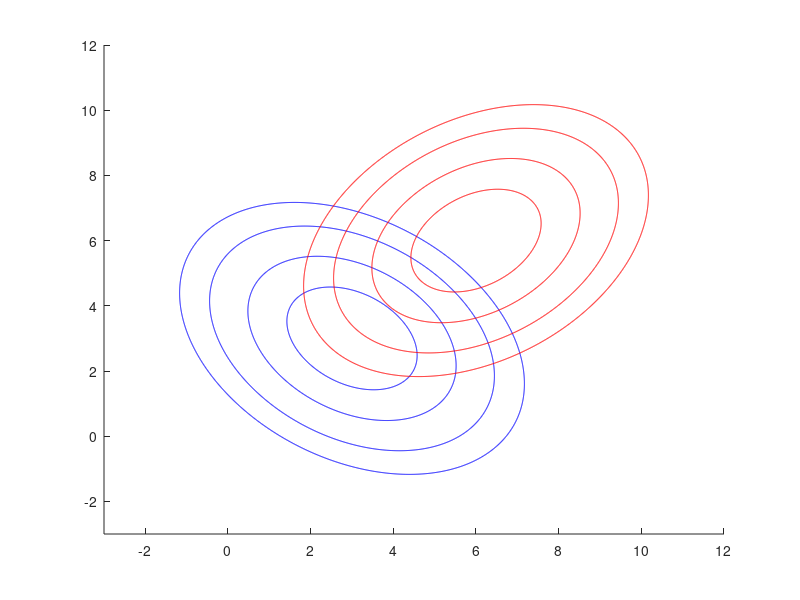

This figure's MATLAB source: (Note: this script raises an error after producing the figure.)
% Pattern Recognition 2022
% Exercise 1.4 | Bayes Classification
%

clc;
clear all;
close all;

DT = 0.01;

m1 = [3 3];
m2 = [6 6];

S1 = [1.2 -0.4; -0.4 1.2];
S2 = [1.2 0.4; 0.4 1.2];


% Contouring the two classes
x1 = [-3:DT:12];
x2 = [-3:DT:12];
[X1,X2] = meshgrid(x1,x2);

Y1 = mvnpdf([X1(:) X2(:)], m1, S1);
Y1R = reshape(Y1,length(x2),length(x1));

Y2 = mvnpdf([X1(:) X2(:)], m2, S2);
Y2R = reshape(Y2,length(x2),length(x1));

% S1 != S2
figure(1);
hold on;
contour(x1,x2,Y1R,[.0001 .001 .01 .05:.1:.95 .99 .999 .9999],'LineColor','b');
contour(x1,x2,Y2R,[.0001 .001 .01 .05:.1:.95 .99 .999 .9999],'LineColor','r');

P1 = [0.1 0.25 0.5 0.75 0.9];
P2 = 1 - P1;
syms x y

hold on;

for i = 1:length(P1)
    y = (22.5 - 2*log(P2(i)/P1(i)))/(1.25*x);
    fplot(y,'--');
    axis([-3 12 -3 12]);
end

title('The 2 data classes and the decision limits when S1 != S2');
legend('1st Class', '2nd Class', 'P(\omega_1)=0.1', 'P(\omega_1)=0.25', 'P(\omega_1)=0.5','P(\omega_1)=0.75', 'P(\omega_1)=0.9')
hold off;
grid on;











